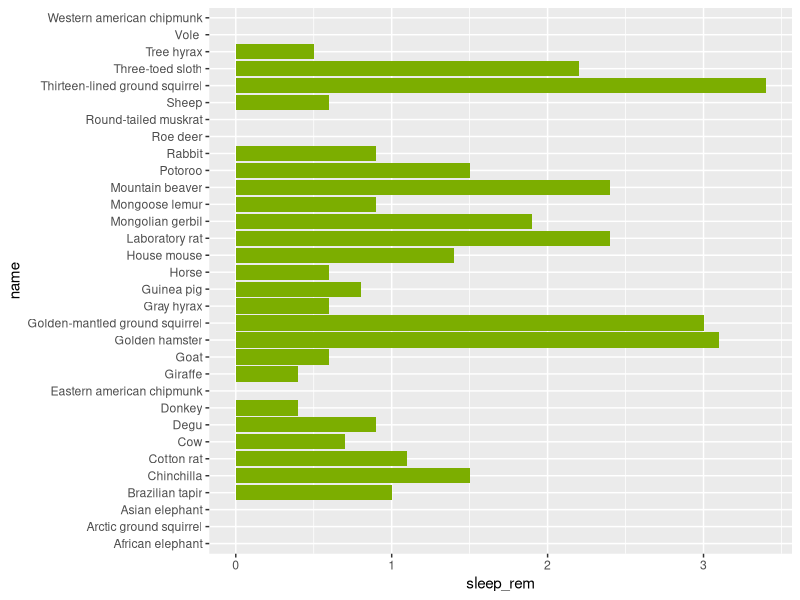
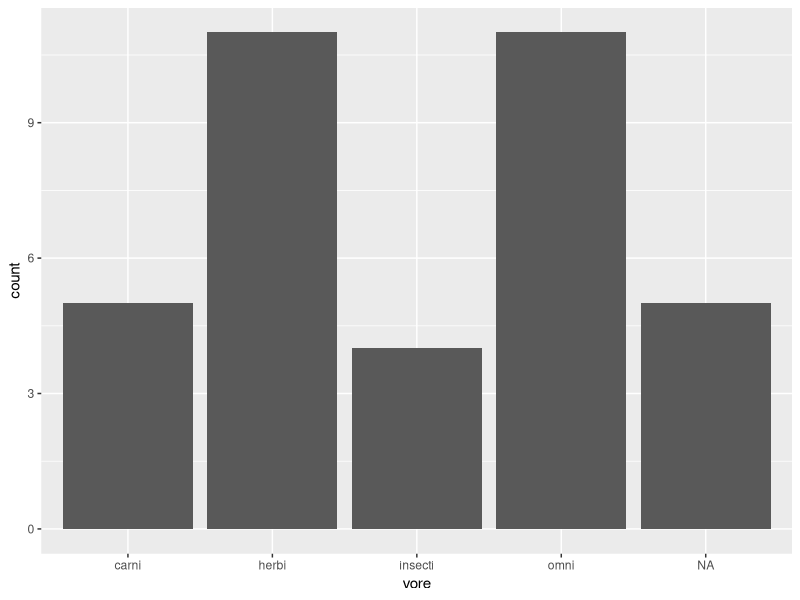

Reproduce these figures in R, in order.
## ---- chunk 1
#| label: setup

library(tidyverse)
## ---- chunk 2
msleep <- ggplot2::msleep
msleep
## ---- chunk 3
msleep |>
  arrange(brainwt)
## ---- chunk 4
msleep |>
  arrange(desc(sleep_total))
## ---- chunk 5

## ---- chunk 6
# Only keep herbivores
msleep |>
  filter(vore == "herbi")
# note that it's a double = sign!
## ---- chunk 7
msleep
## ---- chunk 8
msleep_herbi <- msleep |>
  filter(vore == "herbi")
## ---- chunk 9

## ---- chunk 10
msleep |>
  filter(is.na(sleep_cycle))
## ---- chunk 11
msleep |>
  drop_na(conservation)

# Is equivalent to
msleep |>
  filter(!is.na(conservation))
## ---- chunk 12
msleep |>
  filter(vore == "herbi" & sleep_total > 15)
## ---- chunk 13

## ---- chunk 14

## ---- chunk 15
msleep |>
  slice_max(
    sleep_total,
    by = vore
    )

# Alternative
msleep |>
  group_by(vore) |>
  filter(sleep_total == max(sleep_total)) |>
  ungroup()
## ---- chunk 16
msleep |>
  select(name, order)
## ---- chunk 17

## ---- chunk 18
msleep |>
  select(name, starts_with("sleep"))
## ---- chunk 19
msleep |>
  select(name, where(is.numeric))
## ---- chunk 20
msleep |>
  select(name:sleep_total)
## ---- chunk 21
msleep |>
  select(name, order, vore, bodywt) |> 
  filter(order %in% c("Carnivora", "Artiodactyla", "Rodentia")) |>
  summarise(
    n(),
    mean(bodywt),
    .by = order
    )
## ---- chunk 22
# Nesting functions
summarise(
  filter(
    select(msleep, name, order, vore, bodywt),
    order %in% c("Carnivora", "Artiodactyla", "Rodentia")
    ),
  n(),
  mean(bodywt),
  .by = order
  )
## ---- chunk 23
# Creating intermediate objects
msleep_essential_cols <- select(msleep, name, order, vore, bodywt)
msleep_relevant_orders <- filter(msleep_essential_cols, order %in% c("Carnivora", "Artiodactyla", "Rodentia"))
summarise(
  msleep_relevant_orders,
  n(),
  mean(bodywt),
  .by = order
  )
## ---- chunk 24
# Plotting REM sleep for herbivores only
msleep |> 
  filter(vore == "herbi") |>
  ggplot(aes(sleep_rem, name)) +
  geom_col(fill = "#7CAE00")
## ---- chunk 25

## ---- chunk 26
#| label: Exercise 1 solution
msleep |>
  arrange(order, genus)
## ---- chunk 27
#| label: Exercise 2 solution
msleep |>
  filter(sleep_total == 4)
## ---- chunk 28
#| label: Exercise 3 solution
msleep |>
  filter(conservation == "domesticated" & bodywt > 50)
## ---- chunk 29
#| label: Exercise 4 solution

msleep |>
  filter(brainwt < 50/1000) |>
  ggplot(aes(vore)) +
  geom_bar()
## ---- chunk 30
#| label: Exercise 5 solution
msleep |> 
  select(name, brainwt, bodywt)
## ---- chunk 31
#| label: Exercise 6 solution
sleepy <- msleep |>
  filter(vore == "insecti" & sleep_total >= 13) |>
  select(name, sleep_total) |> 
  arrange(desc(sleep_total))

sleepy
